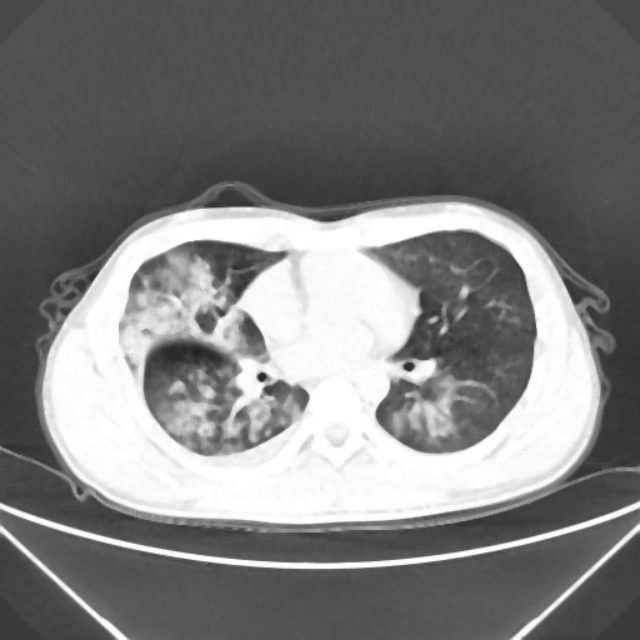
#> input picture filtered/102 (33).jpg, 640 x 640 px, found by its file name; its folder holds only this picture in this run
$ python test.py
#> lines starting #> are read from the running program, lines starting #| are printed output that depends on the picture
import cv2
import os
import numpy as np


dataset_path = r"C:\Users\brijesh\OneDrive\Desktop\LUNG PROJECT\filtered"
output_path = r"C:\Users\brijesh\OneDrive\Desktop\LUNG PROJECT\dataset"


os.makedirs(output_path, exist_ok=True)

for img_name in os.listdir(dataset_path):
    if img_name.endswith(('.png', '.jpg', '.jpeg')):
        img_path = os.path.join(dataset_path, img_name)
        image = cv2.imread(img_path, cv2.IMREAD_COLOR)
#> image is the input picture: shape (640, 640, 3); mean B, G, R 125.9, 125.9, 125.9

        if image is None:
            print(f"Skipping {img_name} (Error loading image)")
            continue


        median_filtered = cv2.medianBlur(image, 5)


        lab = cv2.cvtColor(median_filtered, cv2.COLOR_BGR2LAB)
#> lab: shape (640, 640, 3); mean of channels 0, 1, 2 131.2, 128, 128
        l, a, b = cv2.split(lab)
        clahe = cv2.createCLAHE(clipLimit=2.0, tileGridSize=(8, 8))
        cl = clahe.apply(l)
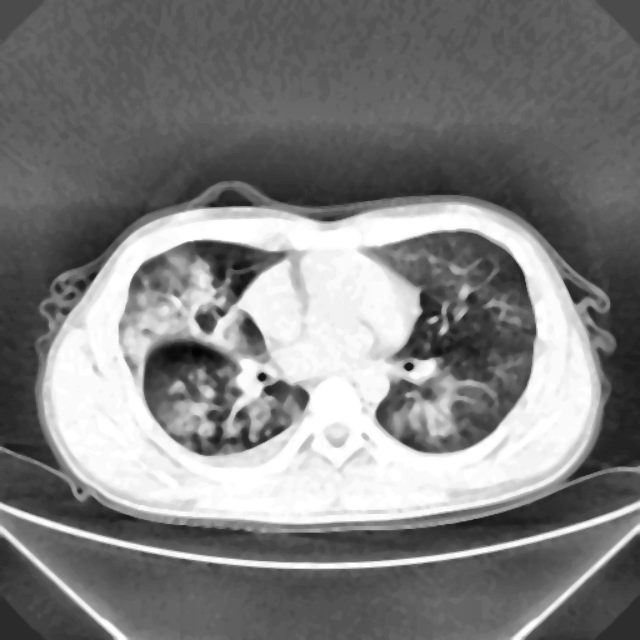
#> cl: shape (640, 640); min 2, max 255, mean 127.2
        lab = cv2.merge((cl, a, b))
#> lab: shape (640, 640, 3); mean of channels 0, 1, 2 127.2, 128, 128
        contrast_enhanced = cv2.cvtColor(lab, cv2.COLOR_LAB2BGR)


        resized_image = cv2.resize(contrast_enhanced, (640, 640))


        if len(resized_image.shape) == 2:
            resized_image = cv2.cvtColor(resized_image, cv2.COLOR_GRAY2BGR)


        save_path = os.path.join(output_path, img_name)
        cv2.imwrite(save_path, resized_image)
        print(f"Processed & Saved: {save_path}")

print("\nPreprocessing Completed! All images saved in:", output_path)

$ run again, on filtered/20 (7).jpg
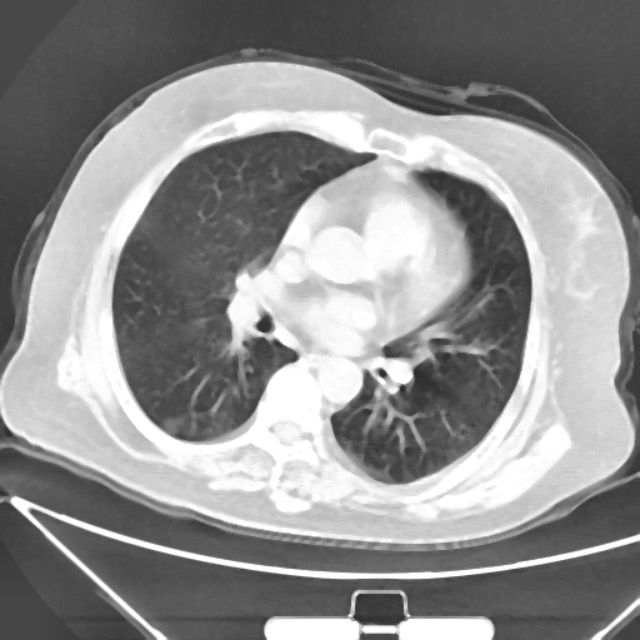
#> input picture filtered/20 (7).jpg, 640 x 640 px, found by its file name
#> image is the input picture: shape (640, 640, 3); mean B, G, R 142.8, 142.8, 142.8
#> `cl = clahe.apply(l)`:
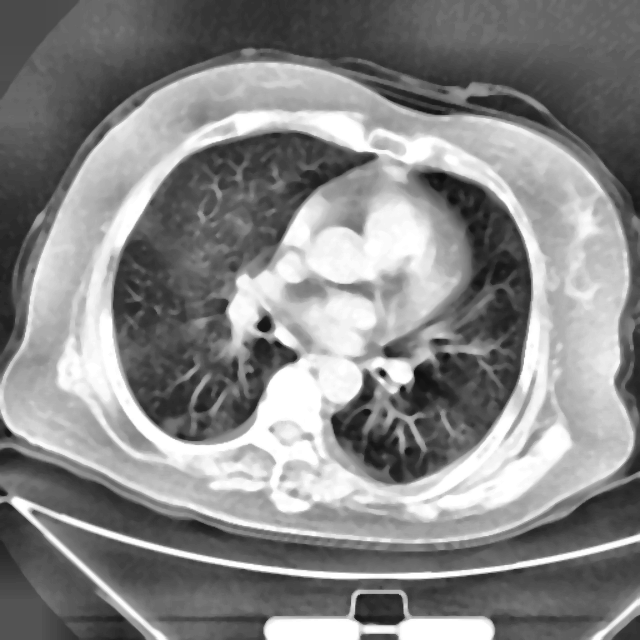
#> cl: shape (640, 640); min 13, max 255, mean 135.2

$ run again, on filtered/215 (18).jpg
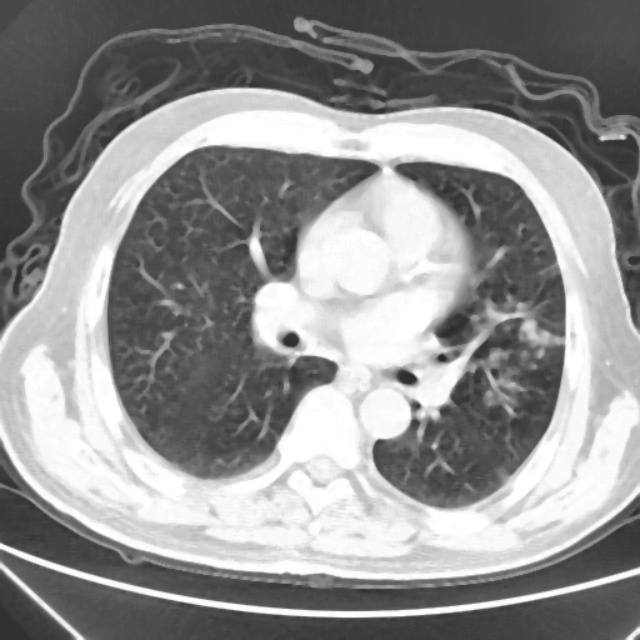
#> input picture filtered/215 (18).jpg, 640 x 640 px, found by its file name
#> image is the input picture: shape (640, 640, 3); mean B, G, R 145.2, 145.2, 145.1
#> `cl = clahe.apply(l)`:
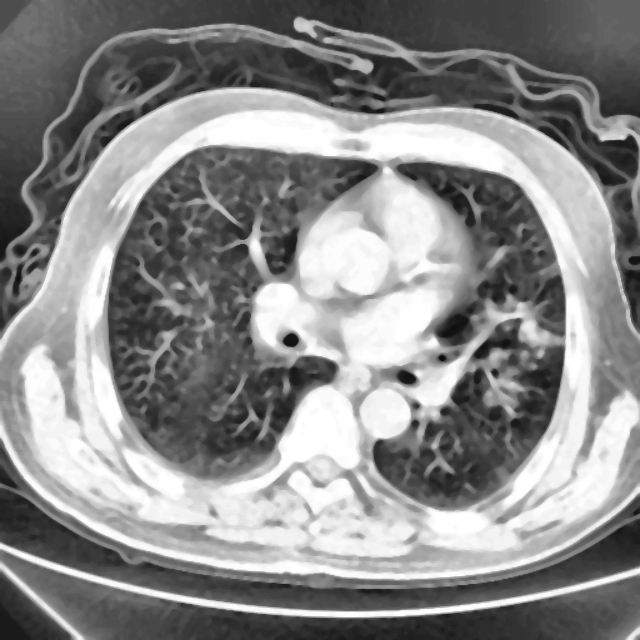
#> cl: shape (640, 640); min 10, max 255, mean 137.5

$ run again, on filtered/11 (22).jpg
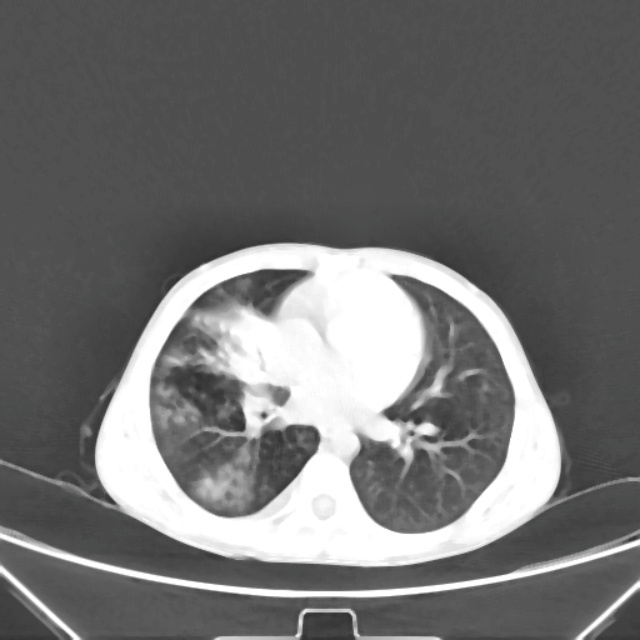
#> input picture filtered/11 (22).jpg, 640 x 640 px, found by its file name
#> image is the input picture: shape (640, 640, 3); mean B, G, R 113.8, 113.8, 113.8
#> `cl = clahe.apply(l)`:
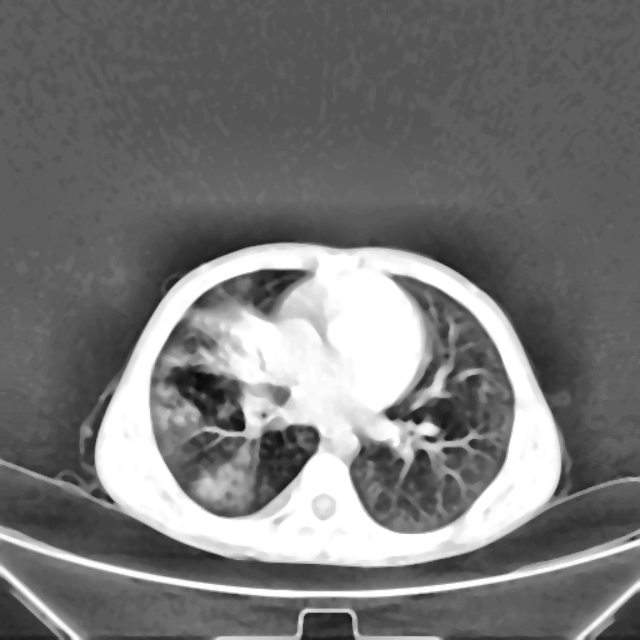
#> cl: shape (640, 640); min 10, max 255, mean 118.9
